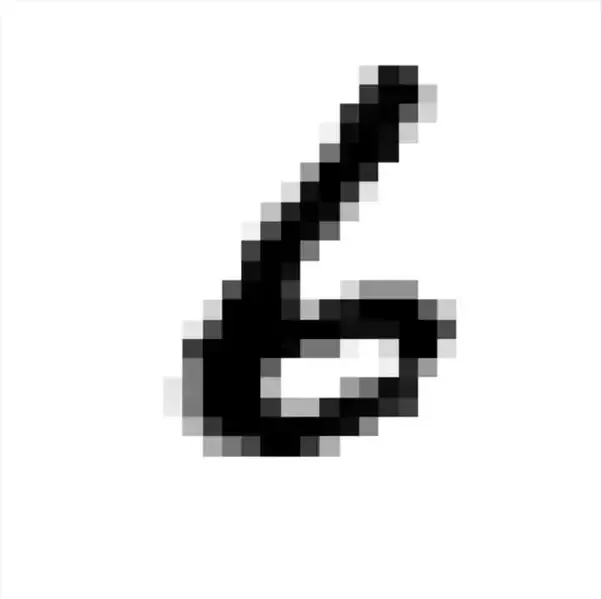
#> input picture sample_0.png, 602 x 599 px
$ jupyter execute 'Classificação de Imagens - MLP.ipynb'   (shell and % lines are left out)
#> lines starting #> are read from the running program, lines starting #| are printed output that depends on the picture
[cell 1]
from __future__ import division
from sklearn.datasets import load_digits

[cell 2]
x, y = load_digits(n_class=10, return_X_y=True)

[cell 3]
x.shape, y.shape

[cell 4]
import matplotlib.pyplot as plt

[cell 5]
idx = 1000

img = x[idx].reshape(8, 8) / 255
plt.imshow(img)

print(y[idx])
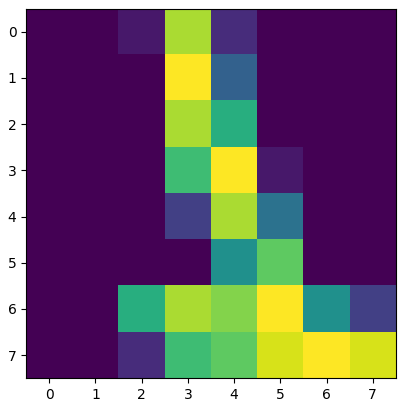
#> figure drawn by matplotlib, 1 panel

<h2>Normalização</h2>

[cell 6]
# Normalizar os valores dos pixels em um range 0-1
x = x / 255

<h2>Validação Cruzada</h2>

[cell 7]
from sklearn.model_selection import KFold
from sklearn.neural_network import MLPClassifier
from sklearn.metrics import *

[cell 8]
kf = KFold(n_splits=10)
acuracia_list = []
precisao_list = []
recall_list = []

for train_index, test_index in kf.split(x):
    train_imgs, test_imgs = x[train_index], x[test_index]
    train_labels, test_labels = y[train_index], y[test_index]

    # Criar novo modelo MLP
    mlp = MLPClassifier(hidden_layer_sizes=(100,), early_stopping=True)
    mlp.fit(train_imgs, train_labels)

    pred_labels = mlp.predict(test_imgs)
    acuracia_list.append(accuracy_score(test_labels, pred_labels))
    precisao_list.append(precision_score(test_labels, pred_labels, average='micro'))
    recall_list.append(recall_score(test_labels, pred_labels, average='micro'))

[cell 9]
import numpy as np
import scipy.ndimage
from PIL import Image

[cell 10]
# test_sample = scipy.ndimage.imread('sample_0.png', mode='L')

img = Image.open('sample_0.png').convert('L')

[cell 11]
img = img.resize((8, 8))

[cell 12]
test_sample = np.asarray(img)

[cell 13]
# test_sample

[cell 14]
# plt.imshow(test_sample)

[cell 15]
mlp.predict(test_sample.reshape(1, 64))
#> Out = [2]
